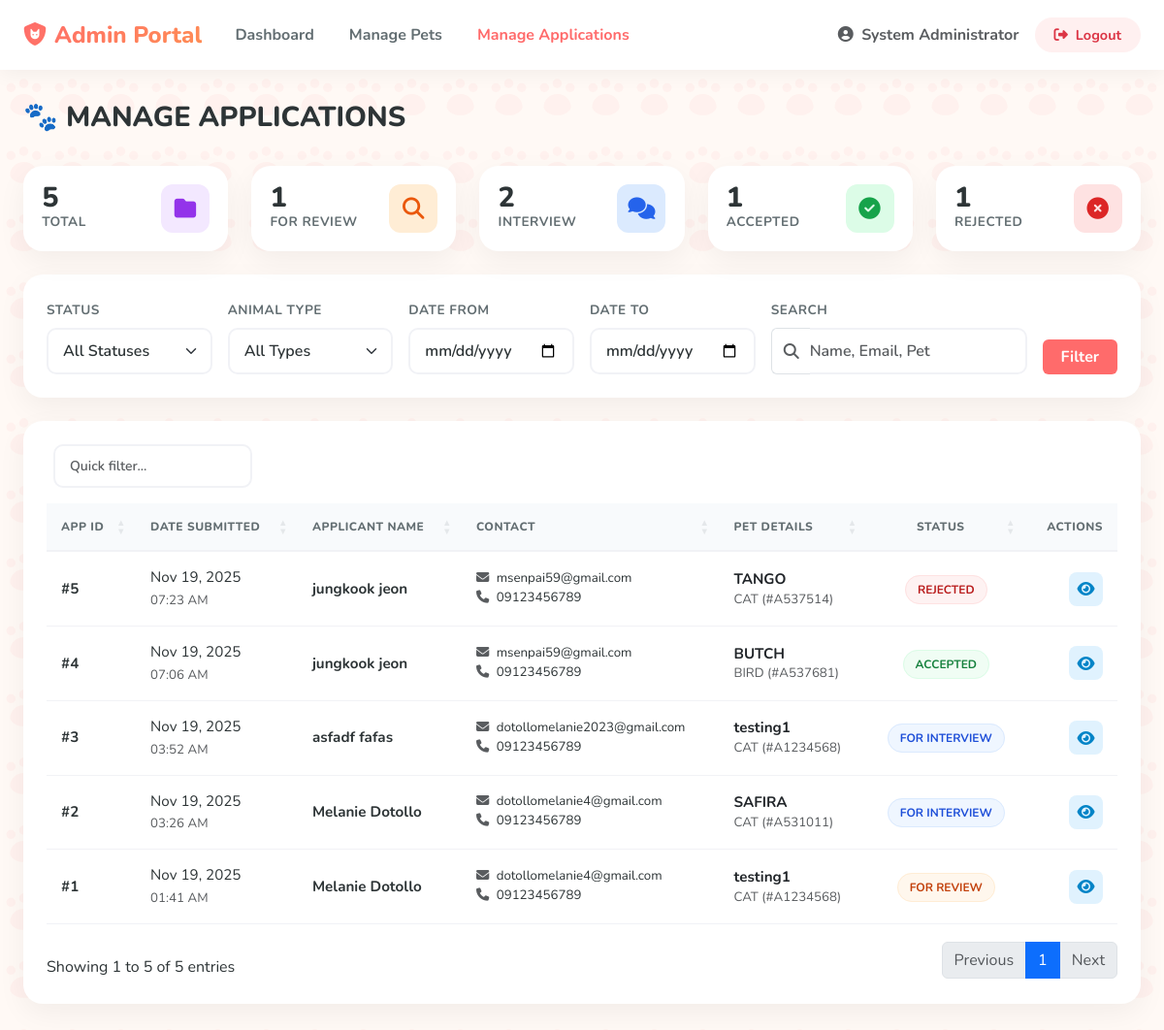
The page /pet-adoption-system/admin/manage-applications.php (signed in) on the database its author committed.
### tables this page shows
CREATE TABLE `adoption_applications` (
  `application_id` int(11) NOT NULL,
  `adopter_id` int(11) NOT NULL,
  `animal_id` varchar(20) NOT NULL,
  `application_date` timestamp NOT NULL DEFAULT current_timestamp(),
  `status` enum('For Review','For Interview','Accepted','Rejected') DEFAULT 'For Review',
  `notes` text DEFAULT NULL,
  `interview_scheduled_date` datetime DEFAULT NULL,
  `decision_date` date DEFAULT NULL,
  `rejection_reason` text DEFAULT NULL,
  `updated_at` timestamp NOT NULL DEFAULT current_timestamp() ON UPDATE current_timestamp()
);

CREATE TABLE `adopters` (
  `adopter_id` int(11) NOT NULL,
  `first_name` varchar(100) NOT NULL,
  `last_name` varchar(100) NOT NULL,
  `email` varchar(150) NOT NULL,
  `phone` varchar(20) NOT NULL,
  `address` text NOT NULL,
  `city` varchar(100) NOT NULL,
  `postal_code` varchar(20) NOT NULL,
  `household_type` enum('House','Apartment','Condo','Other') NOT NULL,
  `has_other_pets` tinyint(1) NOT NULL,
  `other_pets_details` text DEFAULT NULL,
  `has_children` tinyint(1) NOT NULL,
  `children_ages` varchar(100) DEFAULT NULL,
  `experience_level` enum('First-time','Some Experience','Experienced') NOT NULL,
  `reason_for_adoption` text NOT NULL,
  `reference1_name` varchar(100) DEFAULT NULL,
  `reference1_phone` varchar(20) DEFAULT NULL,
  `reference1_relationship` varchar(50) DEFAULT NULL,
  `reference2_name` varchar(100) DEFAULT NULL,
  `reference2_phone` varchar(20) DEFAULT NULL,
  `reference2_relationship` varchar(50) DEFAULT NULL,
  `created_at` timestamp NOT NULL DEFAULT current_timestamp()
);

CREATE TABLE `pets` (
  `animal_id` varchar(20) NOT NULL,
  `intake_type` varchar(50) NOT NULL,
  `intake_date` date NOT NULL,
  `pet_name` varchar(100) NOT NULL,
  `animal_type` varchar(50) NOT NULL,
  `pet_age` varchar(50) NOT NULL,
  `pet_size` varchar(20) NOT NULL,
  `color` varchar(100) NOT NULL,
  `breed` varchar(100) NOT NULL,
  `sex` char(1) NOT NULL,
  `adoption_status` enum('Available','Pending','Reserved','Trial') DEFAULT 'Available',
  `photo_path` varchar(255) DEFAULT NULL,
  `description` text DEFAULT NULL,
  `created_at` timestamp NOT NULL DEFAULT current_timestamp()
);

### pet-adoption-system/includes/session.php (called while the page is built, shortened)
<?php
function getAdminName() {
    return $_SESSION['admin_name'] ?? 'Admin';
}
?>

### pet-adoption-system/includes/functions.php (called while the page is built, shortened)
<?php
function formatPhone($phone) {
    $phone = preg_replace('/[^0-9]/', '', $phone);
    return $phone;
}

### pet-adoption-system/admin/manage-applications.php (the view, shortened to what this page needs)
<?php
require_once '../includes/session.php';
require_once '../config/database.php';
require_once '../includes/functions.php';
$search = $_GET['search'] ?? '';
$date_from = $_GET['date_from'] ?? '';
$date_to = $_GET['date_to'] ?? '';
$app_stats = [
    'total' => $pdo->query("SELECT COUNT(*) FROM adoption_applications")->fetchColumn(),
    'review' => $pdo->query("SELECT COUNT(*) FROM adoption_applications WHERE status = 'For Review'")->fetchColumn(),
    'interview' => $pdo->query("SELECT COUNT(*) FROM adoption_applications WHERE status = 'For Interview'")->fetchColumn(),
    'accepted' => $pdo->query("SELECT COUNT(*) FROM adoption_applications WHERE status = 'Accepted'")->fetchColumn(),
    'rejected' => $pdo->query("SELECT COUNT(*) FROM adoption_applications WHERE status = 'Rejected'")->fetchColumn(),
];
$sql = "SELECT aa.*,
        CONCAT(a.first_name, ' ', a.last_name) as adopter_name,
        a.email,
        a.phone,
        p.pet_name,
        p.animal_type,
        p.animal_id
    FROM adoption_applications aa
    JOIN adopters a ON aa.adopter_id = a.adopter_id
    JOIN pets p ON aa.animal_id = p.animal_id
    WHERE 1=1";
$params = [];
$sql .= " ORDER BY aa.application_date DESC";
$stmt = $pdo->prepare($sql);
$stmt->execute($params);
$applications = $stmt->fetchAll();
?>
<!DOCTYPE html>
<html lang="en">
<head>
    <link href="https://cdn.jsdelivr.net/npm/bootstrap@5.3.0/dist/css/bootstrap.min.css" rel="stylesheet">
    <link rel="stylesheet" href="https://cdn.datatables.net/1.13.6/css/dataTables.bootstrap5.min.css">
    <link rel="stylesheet" href="https://cdnjs.cloudflare.com/ajax/libs/font-awesome/6.4.0/css/all.min.css">
</head>
<body>
    <nav class="navbar navbar-expand-lg fixed-top">
        <div class="container-fluid px-4">
            <a class="navbar-brand" href="dashboard.php">
                <i class="fas fa-shield-cat me-2"></i>Admin Portal
            </a>
            <div class="collapse navbar-collapse" id="navbarNav">
                <ul class="navbar-nav me-auto">
                    <li class="nav-item"><a class="nav-link" href="dashboard.php">Dashboard</a></li>
                    <li class="nav-item"><a class="nav-link" href="manage-pets.php">Manage Pets</a></li>
                    <li class="nav-item"><a class="nav-link active" href="manage-applications.php">Manage Applications</a></li>
                </ul>
                <ul class="navbar-nav align-items-center">
                    <li class="nav-item me-3">
                        <span class="text-muted fw-bold"><i class="fas fa-user-circle me-1"></i> <?= htmlspecialchars(getAdminName()) ?></span>
                    </li>
                    <li class="nav-item"><a class="btn-logout" href="logout.php"><i class="fas fa-sign-out-alt me-1"></i> Logout</a></li>
                </ul>
            </div>
        </div>
    </nav>
    <div class="container-fluid px-4">
        <div class="d-flex justify-content-between align-items-center mb-4 mt-4">
            <h1 class="section-title">🐾 MANAGE APPLICATIONS</h1>
        </div>
        <div class="row g-4 mb-4 row-cols-1 row-cols-md-5">
            <div class="col">
                <div class="stat-card stat-purple">
                    <div class="stat-card-body">
                        <div class="stat-text">
                            <h3><?= $app_stats['total'] ?></h3>
                            <p>Total</p>
                        </div>
                        <div class="stat-icon-wrapper">
                            <i class="fas fa-folder"></i>
                        </div>
                    </div>
                </div>
            </div>
            <div class="col">
                <div class="stat-card stat-orange">
                    <div class="stat-card-body">
                        <div class="stat-text">
                            <h3><?= $app_stats['review'] ?></h3>
                            <p>For Review</p>
                        </div>
                        <div class="stat-icon-wrapper">
                            <i class="fas fa-search"></i>
                        </div>
                    </div>
                </div>
            </div>
            <div class="col">
                <div class="stat-card stat-blue">
                    <div class="stat-card-body">
                        <div class="stat-text">
                            <h3><?= $app_stats['interview'] ?></h3>
                            <p>Interview</p>
                        </div>
                        <div class="stat-icon-wrapper">
                            <i class="fas fa-comments"></i>
                        </div>
                    </div>
                </div>
            </div>
            <div class="col">
                <div class="stat-card stat-green">
                    <div class="stat-card-body">
                        <div class="stat-text">
                            <h3><?= $app_stats['accepted'] ?></h3>
                            <p>Accepted</p>
                        </div>
                        <div class="stat-icon-wrapper">
                            <i class="fas fa-check-circle"></i>
                        </div>
                    </div>
                </div>
            </div>
            <div class="col">
                <div class="stat-card stat-red">
                    <div class="stat-card-body">
                        <div class="stat-text">
                            <h3><?= $app_stats['rejected'] ?></h3>
                            <p>Rejected</p>
                        </div>
                        <div class="stat-icon-wrapper">
                            <i class="fas fa-times-circle"></i>
                        </div>
                    </div>
                </div>
            </div>
        </div>
        <div class="content-card mb-4">
            <div class="card-body">
                <form method="GET" action="manage-applications.php" class="row g-3 align-items-end">
                    <div class="col-md-2">
                        <label class="form-label">Status</label>
                        <select name="status" class="form-select">
                            <option value="">All Statuses</option>
                        </select>
                    </div>
                    <div class="col-md-2">
                        <label class="form-label">Animal Type</label>
                        <select name="type" class="form-select">
                            <option value="">All Types</option>
                        </select>
                    </div>
                    <div class="col-md-2">
                        <label class="form-label">Date From</label>
                        <input type="date" name="date_from" class="form-control" value="<?= htmlspecialchars($date_from) ?>">
                    </div>
                    <div class="col-md-2">
                        <label class="form-label">Date To</label>
                        <input type="date" name="date_to" class="form-control" value="<?= htmlspecialchars($date_to) ?>">
                    </div>
                    <div class="col-md-3">
                        <label class="form-label">Search</label>
                        <div class="input-group">
                            <span class="input-group-text bg-white border-end-0"><i class="fas fa-search text-muted"></i></span>
                            <input type="text" name="search" class="form-control border-start-0 ps-0" placeholder="Name, Email, Pet" value="<?= htmlspecialchars($search) ?>">
                        </div>
                    </div>
                    <div class="col-md-1">
                        <button type="submit" class="btn btn-filter w-100">Filter</button>
                    </div>
                </form>
            </div>
        </div>
        <div class="content-card">
            <div class="card-body">
                    <table id="applicationsTable" class="table custom-table table-hover mb-0">
                        <thead>
                            <tr>
                                <th>App ID</th>
                                <th>Date Submitted</th>
                                <th>Applicant Name</th>
                                <th>Contact</th>
                                <th>Pet Details</th>
                                <th class="text-center">Status</th>
                                <th class="text-end">Actions</th>
                            </tr>
                        </thead>
                        <tbody>
                            <?php foreach ($applications as $app): ?>
                                <tr>
                                    <td><strong>#<?= $app['application_id'] ?></strong></td>
                                    <td><?= date('M d, Y', strtotime($app['application_date'])) ?> <br> <small class="text-muted"><?= date('h:i A', strtotime($app['application_date'])) ?></small></td>
                                    <td>
                                        <div class="fw-bold"><?= htmlspecialchars($app['adopter_name']) ?></div>
                                    </td>
                                    <td>
                                        <div class="d-flex flex-column small">
                                            <span><i class="fas fa-envelope me-1 text-muted"></i> <?= htmlspecialchars($app['email']) ?></span>
                                            <span><i class="fas fa-phone me-1 text-muted"></i> <?= formatPhone($app['phone']) ?></span>
                                        </div>
                                    </td>
                                    <td>
                                        <div class="d-flex flex-column">
                                            <span class="fw-bold text-dark"><?= htmlspecialchars($app['pet_name']) ?></span>
                                            <span class="small text-muted"><?= htmlspecialchars($app['animal_type']) ?> (#<?= $app['animal_id'] ?>)</span>
                                        </div>
                                    </td>
                                    <td class="text-center">
                                        <?php
                                            $statusKey = $app['status'];
                                            if (strpos($statusKey, 'Review') !== false) $statusKey = 'Review';
                                            elseif (strpos($statusKey, 'Interview') !== false) $statusKey = 'Interview';
                                        ?>
                                        <span class="badge-custom status-<?= $statusKey ?>">
                                            <?= htmlspecialchars($app['status']) ?>
                                        </span>
                                    </td>
                                    <td class="text-end">
                                        <a href="application-details.php?id=<?= $app['application_id'] ?>" class="btn btn-view" title="View Details">
                                            <i class="fas fa-eye"></i>
                                        </a>
                                    </td>
                                </tr>
                            <?php endforeach; ?>
                        </tbody>
                    </table>
                </div>
            </div>
        </div>
</body>
</html>

### rows shown on the page
adoption_applications: application_id "5", application_date "Nov 19, 2025", application_date "07:23 AM", adopter_name "jungkook jeon", adopter.email "msenpai59@gmail.com", adopter.phone "09123456789", animal.pet_name "TANGO", animal.animal_type "CAT", animal.animal_id "A537514", status "REJECTED"
adoption_applications: application_id "4", application_date "Nov 19, 2025", application_date "07:06 AM", adopter_name "jungkook jeon", adopter.email "msenpai59@gmail.com", adopter.phone "09123456789", animal.pet_name "BUTCH", animal.animal_type "BIRD", animal.animal_id "A537681", status "ACCEPTED"
adoption_applications: application_id "3", application_date "Nov 19, 2025", application_date "03:52 AM", adopter_name "asfadf fafas", adopter.email "dotollomelanie2023@gmail.com", adopter.phone "09123456789", animal.pet_name "testing1", animal.animal_type "CAT", animal.animal_id "A1234568", status "FOR INTERVIEW"
adoption_applications: application_id "2", application_date "Nov 19, 2025", application_date "03:26 AM", adopter_name "Melanie Dotollo", adopter.email "dotollomelanie4@gmail.com", adopter.phone "09123456789", animal.pet_name "SAFIRA", animal.animal_type "CAT", animal.animal_id "A531011", status "FOR INTERVIEW"
adoption_applications: application_id "1", application_date "Nov 19, 2025", application_date "01:41 AM", adopter_name "Melanie Dotollo", adopter.email "dotollomelanie4@gmail.com", adopter.phone "09123456789", animal.pet_name "testing1", animal.animal_type "CAT", animal.animal_id "A1234568", status "FOR REVIEW"

### other values the page prints
getAdminName() "System Administrator"
$app_stats['total'] "5"
$app_stats['review'] "1"
$app_stats['interview'] "2"
$app_stats['accepted'] "1"
$app_stats['rejected'] "1"
